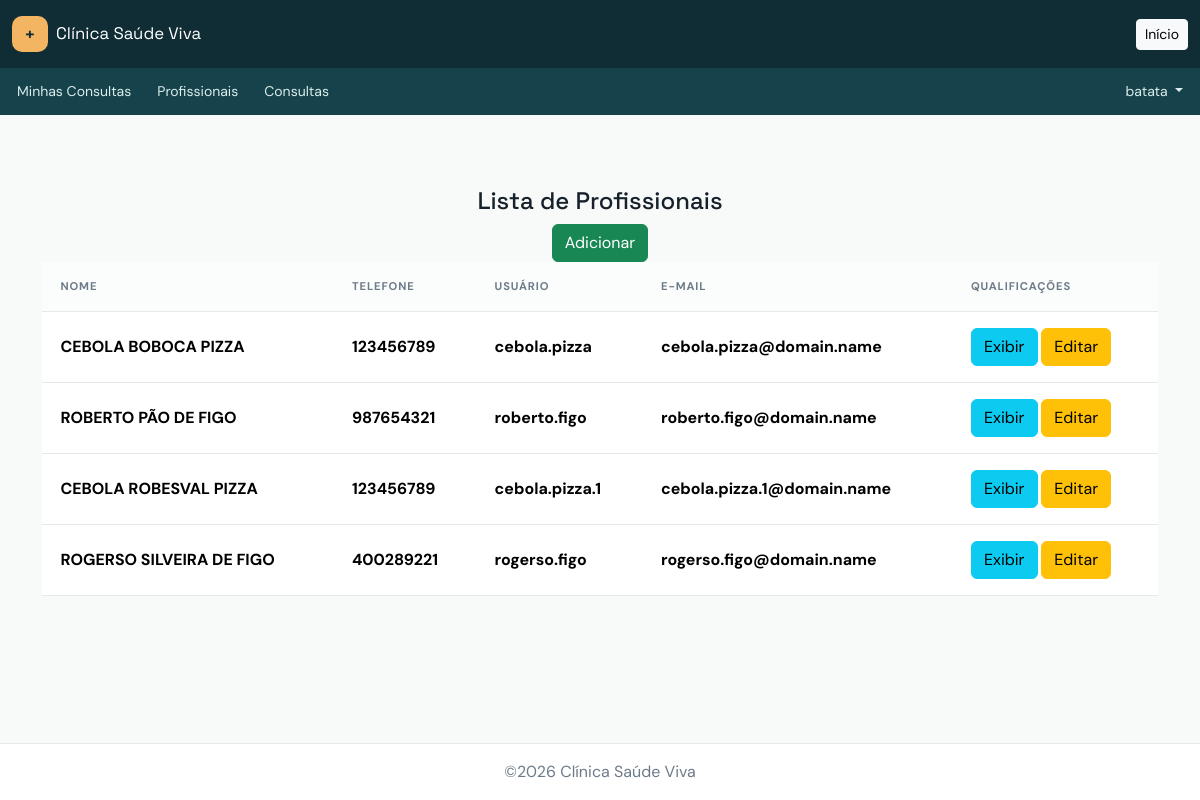
The page /users/list (signed in) on the database as committed earlier.
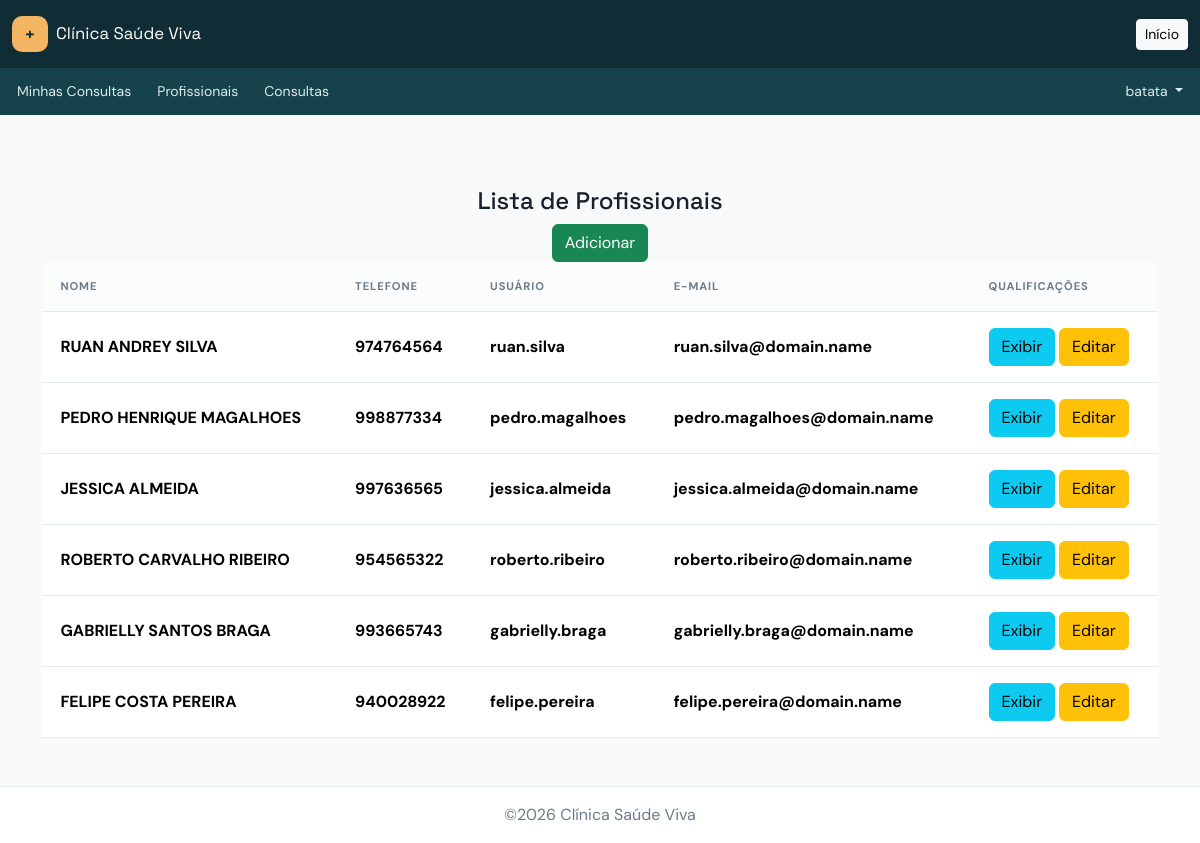
The same page on the database as committed later.
### users/models.py (models this page shows, shortened)
class Professional(models.Model):
    name      = models.CharField(max_length=20, verbose_name='Nome')
    full_name = models.CharField(max_length=80, verbose_name='Nome Completo')
    phone     = models.CharField(max_length= 9, verbose_name='Telefone')
    user           = models.OneToOneField(User,
        verbose_name='Usuário',
        related_name='professional',
        on_delete=models.CASCADE,
        )
    qualifications = models.ManyToManyField(Qualification,
        through='ProfessionalQualification',
        verbose_name='Qualificações',
        related_name='professional',
        )
    objects = ProfessionalManager()
    class Meta:
        verbose_name        = 'Profissional'
        verbose_name_plural = 'Profissionais'

### users/views.py (the view)
# urls.py: path('list'            , views.list_view     , name='list'        ),
@login_required()
def list_view(request):
    if request.user.is_staff:
        return render(request, 'professional_list.html', {'professionals':Professional.objects.all()})
    else:
        return redirect('users:index')

### users/templates/professional_list.html (shortened to what this page needs)
{% extends 'base.html' %}
{% block content %}
    <div class="container mt-4 d-flex align-items-center flex-column">
        <h4>Lista de Profissionais</h4>
        {% if user.is_superuser %}
        <a class="btn btn-success" href="{% url 'users:professional' %}">Adicionar</a>
        {% endif %}
        <table class="table">
            <thead>
                <tr>
                    <th>Nome</th>
                    <th>Telefone</th>
                    <th>Usuário</th>
                    <th>E-Mail</th>
                    <th id="qualification-header">Qualificações</th>
                </tr>
            </thead>
            <tbody>
            {% for professional in professionals %}
                <tr>
                    <th>{{professional.full_name}}</th>
                    <th>{{professional.phone}}</th>
                    <th>{{professional.user.username}}</th>
                    <th>{{professional.user.email}}</th>
                    <th><div>
                        <a href="#qualifications-{{professional.id}}"
                        data-bs-toggle="collapse"
                        class="qualification-toggle btn btn-info">Exibir</a>
                        {% if user.is_superuser %}
                            <a href="{% url 'users:professional' id=professional.id %}"
                            class="btn btn-warning">Editar</a>
                        {% endif %}
                    </div></th>
                </tr>
            {% endfor %}
            </tbody>
        </table>
    </div>
{% endblock content %}

### .templates/base.html (shortened to what this page needs)
{% load static %}
<!DOCTYPE html>
<html lang="pt-BR">
<head>
    <link href="https://cdn.jsdelivr.net/npm/bootstrap@5.3.3/dist/css/bootstrap.min.css" rel="stylesheet">
    <link rel="stylesheet" href="{% static 'css/app.css' %}">
</head>
<body class="min-vh-100 d-flex flex-column">
    <nav class="navbar navbar-expand-lg py-3">
        <div class="container page-shell">
            <a class="d-flex align-items-center gap-2 text-decoration-none" href="{% url 'home' %}">
                <span class="brand-mark">+</span><span class="brand-name">Clínica Saúde Viva</span>
            </a>
            <a class="btn btn-sm btn-light" href="{% url 'home' %}">Início</a>
        </div>
    </nav>
    <nav class="subnav container-fluid p-2">
        <div class="container page-shell d-flex flex-row gap-2 px-0">
        {% if user.is_authenticated %}
        <a class="btn btn-sm btn-nav" href="{% url 'appointments:my_list' %}">Minhas Consultas</a>
        {% if user.is_staff %}
            <a class="btn btn-sm btn-nav" href="{% url 'users:list' %}">Profissionais</a>
            <a class="btn btn-sm btn-nav" href="{% url 'appointments:list' %}">Consultas</a>
        {% endif %}
        <div class="dropdown ms-auto">
            <button class="btn btn-sm btn-nav dropdown-toggle" data-bs-toggle="dropdown">
                {% if user.patient %}
                    {{user.patient.name}}
                {% elif user.professional %}
                    {{user.professional.name}}
                {% else %}
                    {{user.username}}
                {% endif %}
            </button>
        </div>
        {% else %}
        <div class="ms-auto d-flex gap-2">
            <a class="btn btn-sm btn-nav" href="{% url 'users:register' %}">Registrar-se</a>
            <a class="btn btn-sm btn-primary" href="{% url 'users:login' %}">Login</a>
        </div>
        {% endif %}
        </div>
    </nav>
    <main class="container page-shell flex-grow-1 py-5">
        {% block content %}
        {% endblock content %}
    </main>
        <footer class="footer container-fluid p-3 d-flex flex-row justify-content-center"><span>&copy;2026 Clínica Saúde Viva</span></footer>
</body>
</html>

### static/css/app.css (style rules this page uses)
:root { --ink:#17212b; --muted:#6d7b88; --line:#e4e9ec; --soft:#f5f8f8; --brand:#0e766e; --brand-dark:#075e58; --accent:#f3b562; }
body { background:#f7faf9; color:var(--ink); font-family:'DM Sans',sans-serif; }
h1,h2,h3,h4,h5,.brand-name { font-family:'Space Grotesk',sans-serif; }
.navbar { background:#102d35; }
.brand-mark { background:var(--accent); color:#102d35; width:36px; height:36px; display:grid; place-items:center; border-radius:10px; font-weight:700; }
.brand-name { color:white; font-size:1.05rem; }
.subnav { background:#16434b; }
.btn-nav { color:#dceceb; border-color:transparent; }
.footer { color:var(--muted); border-top:1px solid var(--line); background:white; }
.page-shell { max-width:1260px; }
.table { margin-bottom:0; }
.table > :not(caption) > * > * { padding:1rem 1.15rem; border-bottom-color:var(--line); vertical-align:middle; }
.table thead th { background:#fbfcfc; color:var(--muted); font-size:.7rem; letter-spacing:.08em; text-transform:uppercase; white-space:nowrap; }

### users/templates/professional_list.html (style rules this page uses)
#qualification-header { max-width: 1rem; }

Rows that differ between the two databases and show on the page:
removed Professional: full_name "CEBOLA BOBOCA PIZZA", phone "123456789", user.username "cebola.pizza", user.email "cebola.pizza@domain.name"
removed Professional: full_name "ROBERTO PÃO DE FIGO", phone "987654321", user.username "roberto.figo", user.email "roberto.figo@domain.name"
removed Professional: full_name "CEBOLA ROBESVAL PIZZA", phone "123456789", user.username "cebola.pizza.1", user.email "cebola.pizza.1@domain.name"
removed Professional: full_name "ROGERSO SILVEIRA DE FIGO", phone "400289221", user.username "rogerso.figo", user.email "rogerso.figo@domain.name"
added Professional: full_name "RUAN ANDREY SILVA", phone "974764564", user.username "ruan.silva", user.email "ruan.silva@domain.name"
added Professional: full_name "PEDRO HENRIQUE MAGALHOES", phone "998877334", user.username "pedro.magalhoes", user.email "pedro.magalhoes@domain.name"
added Professional: full_name "JESSICA ALMEIDA", phone "997636565", user.username "jessica.almeida", user.email "jessica.almeida@domain.name"
added Professional: full_name "ROBERTO CARVALHO RIBEIRO", phone "954565322", user.username "roberto.ribeiro", user.email "roberto.ribeiro@domain.name"
added Professional: full_name "GABRIELLY SANTOS BRAGA", phone "993665743", user.username "gabrielly.braga", user.email "gabrielly.braga@domain.name"
added Professional: full_name "FELIPE COSTA PEREIRA", phone "940028922", user.username "felipe.pereira", user.email "felipe.pereira@domain.name"
